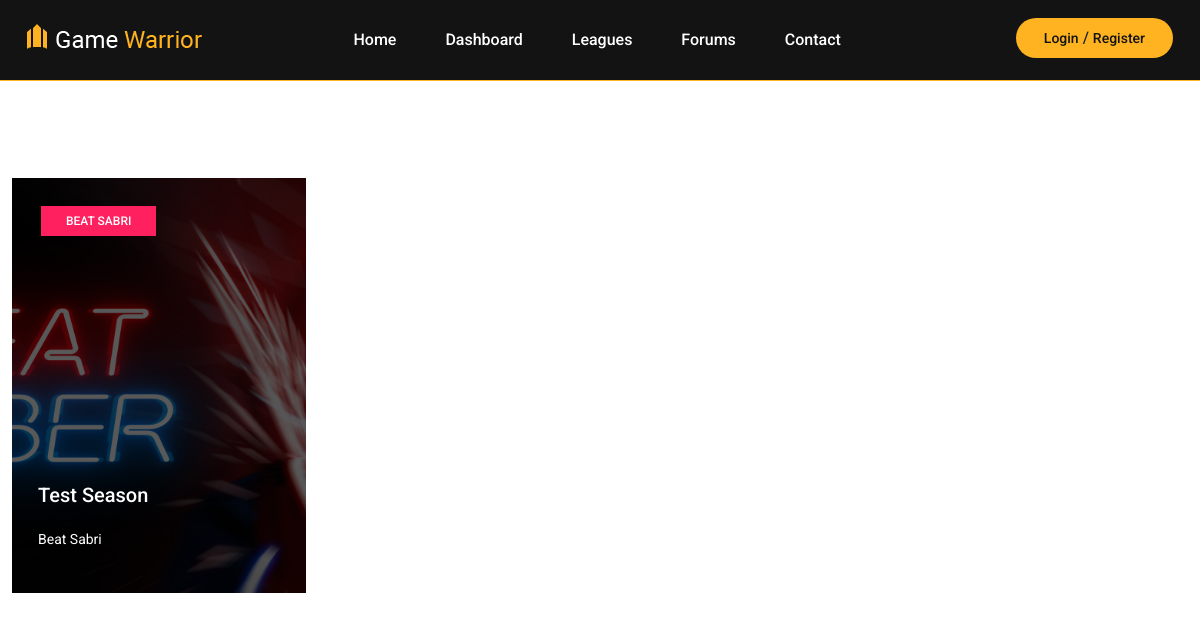
Screenshot of /leagues/ with the database file from the repository.
### League/models.py (models this page shows, shortened)
class Season(models.Model):
    name = models.CharField(max_length=_max_length)
    type = models.ForeignKey(Type, on_delete=models.CASCADE, null=False)
    game = models.ForeignKey(Game, on_delete=models.CASCADE, null=False)

class Game(models.Model):
    name = models.CharField(max_length=_max_length)
    logo = models.FileField(upload_to='documents/%Y/%m/%d/', default="", null=True)
    def __str__(self):
        return '{}'.format(self.name)

### League/views.py (the view)
# urls.py: url(r'leagues/$', views.leagues, name='leagues'),
def leagues(request):
    _leagues = models.Season.objects.all()
    current_league = models.Season.objects.last()
    context = {'leagues': _leagues, 'c_league': current_league}
    return render(request, 'league/leagues.html', context)

### templates/league/leagues.html (shortened to what this page needs)
{% extends 'league/league_base.html' %}
{% block content %}
    {% load static %}
    <section class="feature-section spad">
        <div class="container">
            <div class="row">
                {% for league in leagues %}
                    <div class="col-lg-3 col-md-6 p-0">
                        <div class="feature-item set-bg" data-setbg="{% static 'media/beatsaber.jpg' %}">
                            <span class="cata new">{{ league.game }}</span>
                            <div class="fi-content text-white">
                                <h5><a href="/league/{{ league.game.pk }}/{{ league.pk }}">{{ league.name.title }}</a>
                                </h5>
                                <p>{{ league.game }}</p>
                            </div>
                        </div>
                    </div>
                {% endfor %}
            </div>
        </div>
    </section>
{% endblock content %}

### static/game_site/css/style.css (style rules this page uses)
html, body { height: 100%; font-family: 'Roboto', sans-serif; -webkit-font-smoothing: antialiased; font-smoothing: antialiased; }
h1, h2, h3, h4, h5, h6 { margin: 0; font-weight: 500; color: #131313; }
h5 { font-size: 20px; }
p { font-size: 14px; color: #878787; line-height: 2; }
.set-bg { background-repeat: no-repeat; background-size: cover; background-position: top center; }
.spad { padding-top: 97px; padding-bottom: 97px; }
.text-white h1, .text-white h2, .text-white h3, .text-white h4, .text-white h5, .text-white h6, .text-white p, .text-white span, .text-white li, .text-white a { color: #fff; }
.cata { display: inline-block; text-transform: uppercase; font-size: 12px; font-weight: 500; color: #fff; padding: 6px 25px; }
.cata.new { background: #ff205f; }
.feature-item { height: 415px; position: relative; }
.feature-item:after { position: absolute; content: ""; width: 100%; height: 100%; left: 0; top: 0; background: #000; opacity: .65; }
.feature-item .cata { position: relative; margin-top: 28px; margin-left: 29px; z-index: 3; }
.feature-item .fi-content { position: absolute; width: 100%; left: 0; bottom: 0; padding: 0 26px 24px; z-index: 2; }
.feature-item .fi-content h5 { margin-bottom: 18px; }
@media (min-width: 1200px) { .container { max-width: 1176px; } }

### rows the page displays
Season: game "BEAT SABRI", name "Test Season", game "Beat Sabri"
